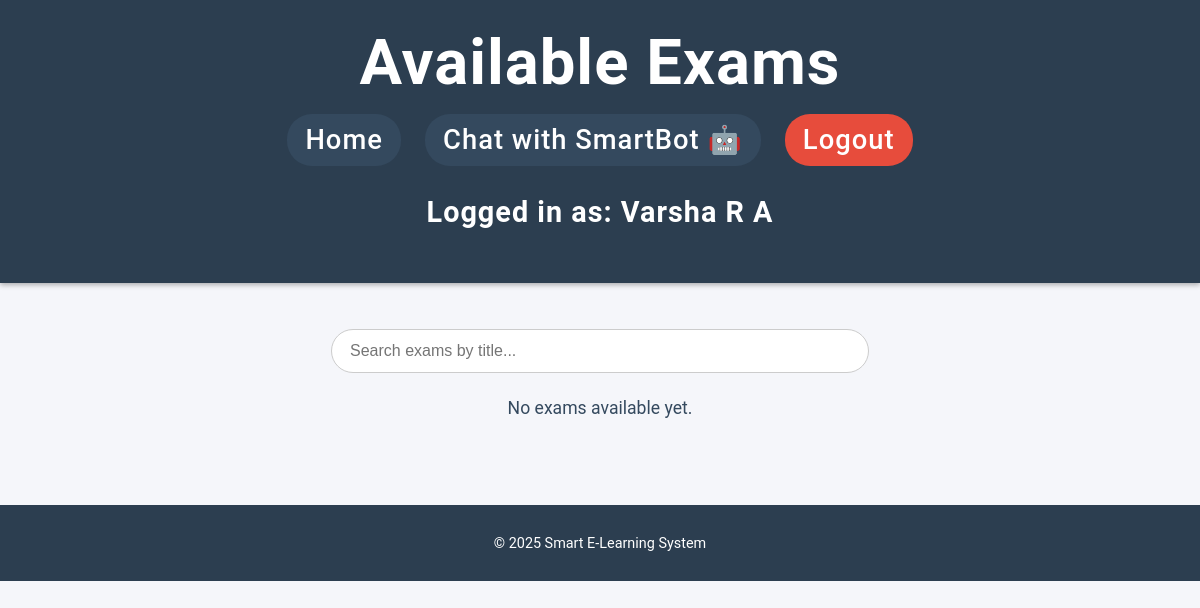
Page /exam_list (signed in) on the earlier database version.
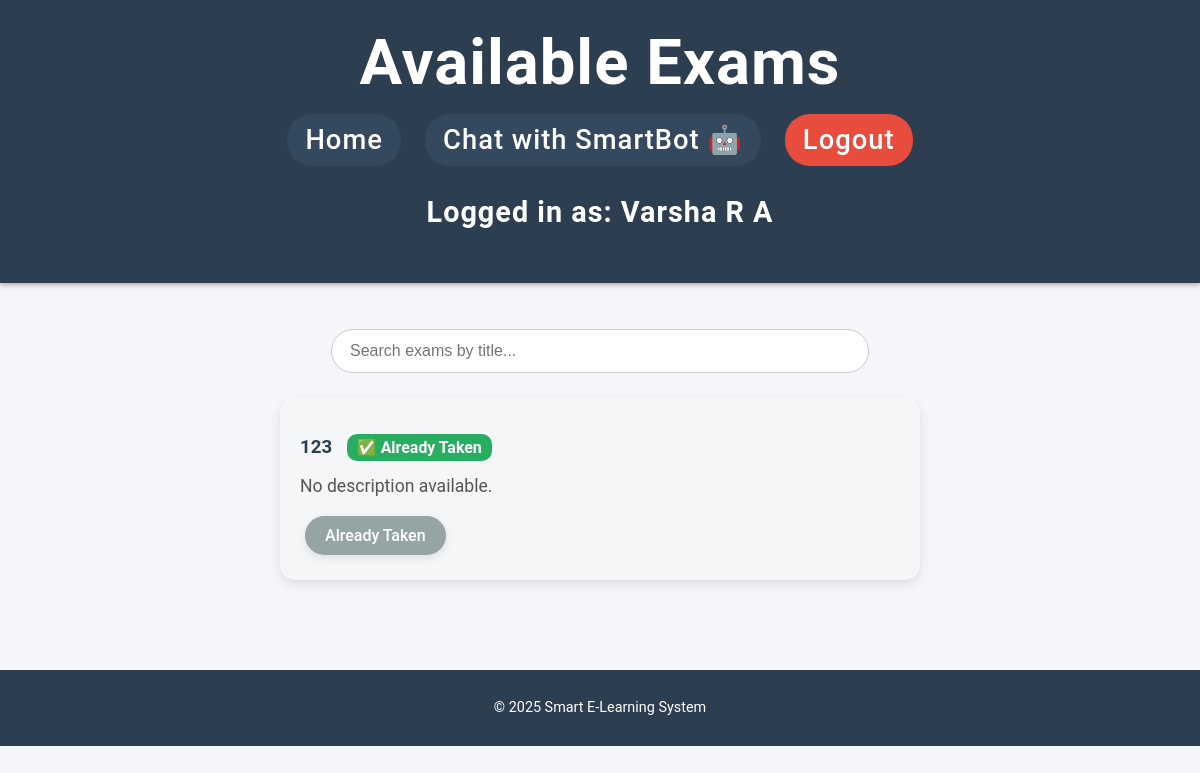
Same page on the later database version.
### app.py (models this page shows, shortened)
class User(db.Model):
    id = db.Column(db.Integer, primary_key=True)
    fullname = db.Column(db.String(150), nullable=False)
    email = db.Column(db.String(150), unique=True, nullable=False)
    password_hash = db.Column(db.String(200), nullable=False)
    is_admin = db.Column(db.Boolean, default=False)

class Exam(db.Model):
    id = db.Column(db.Integer, primary_key=True)
    title = db.Column(db.String(150), nullable=False)
    description = db.Column(db.String(300))
    questions = db.relationship('Question', backref='exam', lazy=True)

### app.py (the view)
@app.route('/exam_list')
@login_required
def exam_list():
    exams = Exam.query.all()
    taken_exam_ids = [r.exam_id for r in Result.query.filter_by(user_id=g.user.id).all()]
    return render_template('exam_list.html', exams=exams, taken_exam_ids=taken_exam_ids)

### app.py (called while the page is built)
def login_required(f):
    @wraps(f)
    def decorated_function(*args, **kwargs):
        if 'user_id' not in session:
            flash("Please login to access this page.", "warning")
            return redirect(url_for('login'))
        return f(*args, **kwargs)
    return decorated_function

@app.before_request
def load_logged_in_user():
    g.user = None
    if 'user_id' in session:
        g.user = User.query.get(session['user_id'])

### templates/exam_list.html (shortened to what this page needs)
<!DOCTYPE html>
<html lang="en">
<head>
    <link rel="stylesheet" href="{{ url_for('static', filename='style.css') }}">
</head>
<body>
    <header>
        <h1>Available Exams</h1>
        <nav>
            <a href="{{ url_for('home') }}">Home</a>
            <a href="{{ url_for('chat') }}">Chat with SmartBot 🤖</a>
            <a href="{{ url_for('logout') }}" class="logout">Logout</a>
        </nav>
        {% if g.user %}
        <p>Logged in as: <strong>{{ g.user.fullname }}</strong></p>
        {% endif %}
    </header>
    <main>
        <div class="search-box">
            <input type="text" id="searchInput" placeholder="Search exams by title...">
        </div>
        {% if exams %}
            <div id="examContainer">
                {% for exam in exams %}
                    <div class="exam-card">
                        <h3 class="exam-title">
                            {{ exam.title }}
                            {% if exam.id in taken_exam_ids %}
                                <span class="badge-taken">✅ Already Taken</span>
                            {% endif %}
                        </h3>
                        <p>{{ exam.description or "No description available." }}</p>
                        {% if exam.id in taken_exam_ids %}
                            <a class="btn btn-disabled">Already Taken</a>
                        {% else %}
                            <a href="{{ url_for('take_exam', exam_id=exam.id) }}" class="btn">Take Exam</a>
                        {% endif %}
                    </div>
                {% endfor %}
            </div>
        {% else %}
            <p>No exams available yet.</p>
        {% endif %}
    </main>
    <footer>
        <p>© 2025 Smart E-Learning System</p>
    </footer>
</body>
</html>

### static/style.css (style rules this page uses)
body { font-family: 'Roboto', Arial, sans-serif; background-color: #f5f6fa; margin: 0; padding: 0; color: #2c3e50; text-align: center; }
header { background-color: #2c3e50; color: #ecf0f1; padding: 25px 0 15px 0; font-size: 1.8em; font-weight: 600; letter-spacing: 1px; box-shadow: 0 2px 10px rgba(0,0,0,0.15); }
header h1 { margin: 0 0 15px 0; font-size: 2em; }
nav { margin-top: 5px; }
nav a { color: #ecf0f1; text-decoration: none; background-color: #34495e; margin: 0 8px; padding: 10px 18px; border-radius: 25px; font-size: 0.95em; font-weight: 500; transition: background-color 0.3s ease, transform 0.2s ease; display: inline-block; }
nav a.logout { background-color: #e74c3c; }
main { padding: 40px 20px; }
main p { font-size: 1.1em; color: #34495e; }
input[type="text"], input[type="email"], input[type="password"], textarea { width: 100%; padding: 12px; margin-top: 6px; border: 1px solid #bdc3c7; border-radius: 8px; font-size: 0.95em; transition: border-color 0.3s ease, box-shadow 0.3s ease; resize: vertical; }
.btn, button { background-color: #1abc9c; color: #ffffff; border: none; padding: 14px 25px; border-radius: 10px; margin-top: 20px; cursor: pointer; font-weight: 600; font-size: 1em; transition: background-color 0.3s ease, transform 0.2s ease, box-shadow 0.3s ease; display: inline-block; box-shadow: 0 3px 10px rgba(0,0,0,0.1); }
footer { background-color: #2c3e50; color: #ecf0f1; padding: 15px 0; margin-top: 40px; font-size: 0.9em; }

### templates/exam_list.html (style rules this page uses)
header { background-color: #2c3e50; padding: 25px 0; text-align: center; color: white; box-shadow: 0 2px 5px rgba(0,0,0,0.3); }
header h1 { font-size: 2.2em; margin-bottom: 15px; }
nav a { text-decoration: none; color: white; background-color: #34495e; padding: 10px 18px; margin: 0 8px; border-radius: 25px; font-weight: 500; transition: background-color 0.3s, transform 0.2s; display: inline-block; }
nav a.logout { background-color: #e74c3c; }
main { padding: 40px 20px; text-align: center; }
.search-box { margin: 0 auto 25px; text-align: center; }
.search-box input { width: 60%; max-width: 500px; padding: 12px 18px; border-radius: 25px; border: 1px solid #ccc; font-size: 1em; outline: none; transition: box-shadow 0.3s; }
.exam-card { background-color: #f4f6f7; width: 80%; max-width: 600px; margin: 20px auto; border-radius: 15px; padding: 20px; box-shadow: 0 4px 10px rgba(0,0,0,0.1); text-align: left; transition: transform 0.2s; }
.exam-card h3 { color: #2c3e50; margin-bottom: 10px; }
.exam-card p { color: #555; margin-bottom: 15px; }
.btn { display: inline-block; padding: 10px 20px; background-color: #1abc9c; color: white; border-radius: 25px; text-decoration: none; font-weight: 500; transition: background-color 0.3s, transform 0.2s; margin: 5px; }
.btn-disabled { background-color: #95a5a6; cursor: not-allowed; pointer-events: none; }
.badge-taken { background-color: #27ae60; color: white; padding: 4px 10px; border-radius: 10px; font-size: 0.85em; margin-left: 10px; }
footer { text-align: center; background-color: #2c3e50; color: white; padding: 15px 0; margin-top: 30px; }

Differences in the rows shown:
added Exam: title "123", shows "✅ Already Taken", description "No description available."
Other differences:
text no longer shown: "No exams available yet."
